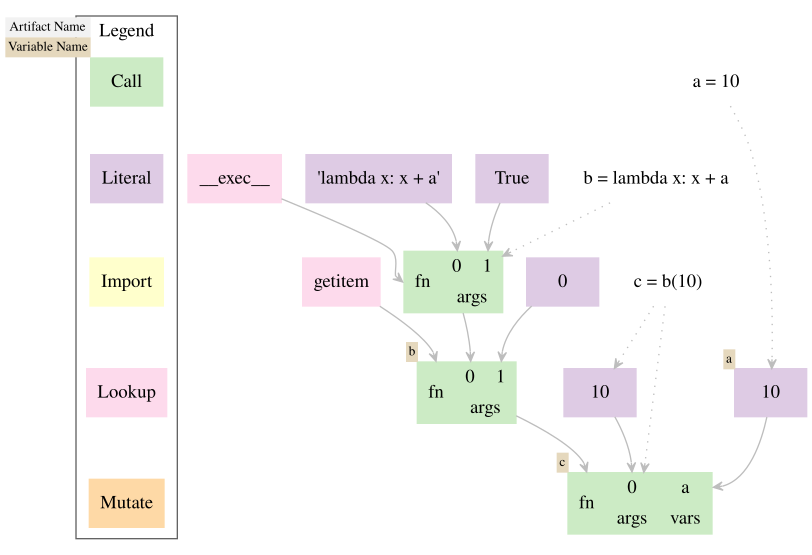

Reproduce this figure in Python.
import datetime
from pathlib import *
from lineapy.data.types import *
from lineapy.utils import get_new_id

source_1 = SourceCode(
    code="""a = 10
b = lambda x: x + a
c = b(10)
""",
    location=PosixPath("[source file path]"),
)
call_1 = CallNode(
    source_location=SourceLocation(
        lineno=2,
        col_offset=4,
        end_lineno=2,
        end_col_offset=19,
        source_code=source_1.id,
    ),
    function_id=LookupNode(
        name="l_exec_expr",
    ).id,
    positional_args=[
        LiteralNode(
            value="lambda x: x + a",
        ).id
    ],
)
global_1 = GlobalNode(
    name="foo",
    call_id=call_1.id,
)
global_2 = GlobalNode(
    name="my_function",
    call_id=call_1.id,
)
global_3 = GlobalNode(
    name="b",
    call_id=call_1.id,
)
global_4 = GlobalNode(
    name="pd",
    call_id=call_1.id,
)
global_5 = GlobalNode(
    name="ls",
    call_id=call_1.id,
)
global_6 = GlobalNode(
    name="numpy",
    call_id=call_1.id,
)
global_7 = GlobalNode(
    name="new_img",
    call_id=call_1.id,
)
global_8 = GlobalNode(
    name="new",
    call_id=call_1.id,
)
global_9 = GlobalNode(
    name="root",
    call_id=call_1.id,
)
global_10 = GlobalNode(
    name="power",
    call_id=call_1.id,
)
global_11 = GlobalNode(
    name="fn",
    call_id=call_1.id,
)
global_12 = GlobalNode(
    name="new_clf",
    call_id=call_1.id,
)
global_13 = GlobalNode(
    name="X",
    call_id=call_1.id,
)
global_14 = GlobalNode(
    name="DummyClassifier",
    call_id=call_1.id,
)
global_15 = GlobalNode(
    name="sklearn.dummy",
    call_id=call_1.id,
)
global_16 = GlobalNode(
    name="np",
    call_id=call_1.id,
)
global_17 = GlobalNode(
    name="r11",
    call_id=call_1.id,
)
global_18 = GlobalNode(
    name="before",
    call_id=call_1.id,
)
global_19 = GlobalNode(
    name="types",
    call_id=call_1.id,
)
global_20 = GlobalNode(
    name="obj",
    call_id=call_1.id,
)
global_21 = GlobalNode(
    name="Decimal",
    call_id=call_1.id,
)
global_22 = GlobalNode(
    name="decimal",
    call_id=call_1.id,
)
global_23 = GlobalNode(
    name="y",
    call_id=call_1.id,
)
global_24 = GlobalNode(
    name="clf",
    call_id=call_1.id,
)
global_25 = GlobalNode(
    name="is_new",
    call_id=call_1.id,
)
global_26 = GlobalNode(
    name="assets",
    call_id=call_1.id,
)
global_27 = GlobalNode(
    name="RandomForestClassifier",
    call_id=call_1.id,
)
global_28 = GlobalNode(
    name="sklearn.ensemble",
    call_id=call_1.id,
)
global_29 = GlobalNode(
    name="sns",
    call_id=call_1.id,
)
global_30 = GlobalNode(
    name="alt",
    call_id=call_1.id,
)
global_31 = GlobalNode(
    name="e",
    call_id=call_1.id,
)
global_32 = GlobalNode(
    name="d",
    call_id=call_1.id,
)
global_33 = GlobalNode(
    name="new_df",
    call_id=call_1.id,
)
global_34 = GlobalNode(
    name="r10",
    call_id=call_1.id,
)
global_35 = GlobalNode(
    name="r9",
    call_id=call_1.id,
)
global_36 = GlobalNode(
    name="r8",
    call_id=call_1.id,
)
global_37 = GlobalNode(
    name="r7",
    call_id=call_1.id,
)
global_38 = GlobalNode(
    name="r6",
    call_id=call_1.id,
)
global_39 = GlobalNode(
    name="z",
    call_id=call_1.id,
)
global_40 = GlobalNode(
    name="r4",
    call_id=call_1.id,
)
global_41 = GlobalNode(
    name="r3",
    call_id=call_1.id,
)
global_42 = GlobalNode(
    name="r2",
    call_id=call_1.id,
)
global_43 = GlobalNode(
    name="r1",
    call_id=call_1.id,
)
global_44 = GlobalNode(
    name="img",
    call_id=call_1.id,
)
global_45 = GlobalNode(
    name="open",
    call_id=call_1.id,
)
global_46 = GlobalNode(
    name="PIL.Image",
    call_id=call_1.id,
)
global_47 = GlobalNode(
    name="altair",
    call_id=call_1.id,
)
global_48 = GlobalNode(
    name="v",
    call_id=call_1.id,
)
global_49 = GlobalNode(
    name="df",
    call_id=call_1.id,
)
global_50 = GlobalNode(
    name="r5",
    call_id=call_1.id,
)
global_51 = GlobalNode(
    name="DataFrame",
    call_id=call_1.id,
)
global_52 = GlobalNode(
    name="pandas",
    call_id=call_1.id,
)
global_53 = GlobalNode(
    name="bs",
    call_id=call_1.id,
)
global_54 = GlobalNode(
    name="plt",
    call_id=call_1.id,
)
global_55 = GlobalNode(
    name="c",
    call_id=call_1.id,
)
global_56 = GlobalNode(
    name="math",
    call_id=call_1.id,
)
global_57 = GlobalNode(
    name="x",
    call_id=call_1.id,
)
call_2 = CallNode(
    source_location=SourceLocation(
        lineno=3,
        col_offset=4,
        end_lineno=3,
        end_col_offset=9,
        source_code=source_1.id,
    ),
    function_id=call_1.id,
    positional_args=[
        LiteralNode(
            source_location=SourceLocation(
                lineno=3,
                col_offset=6,
                end_lineno=3,
                end_col_offset=8,
                source_code=source_1.id,
            ),
            value=10,
        ).id
    ],
    global_reads={
        "a": LiteralNode(
            source_location=SourceLocation(
                lineno=1,
                col_offset=4,
                end_lineno=1,
                end_col_offset=6,
                source_code=source_1.id,
            ),
            value=10,
        ).id
    },
)
